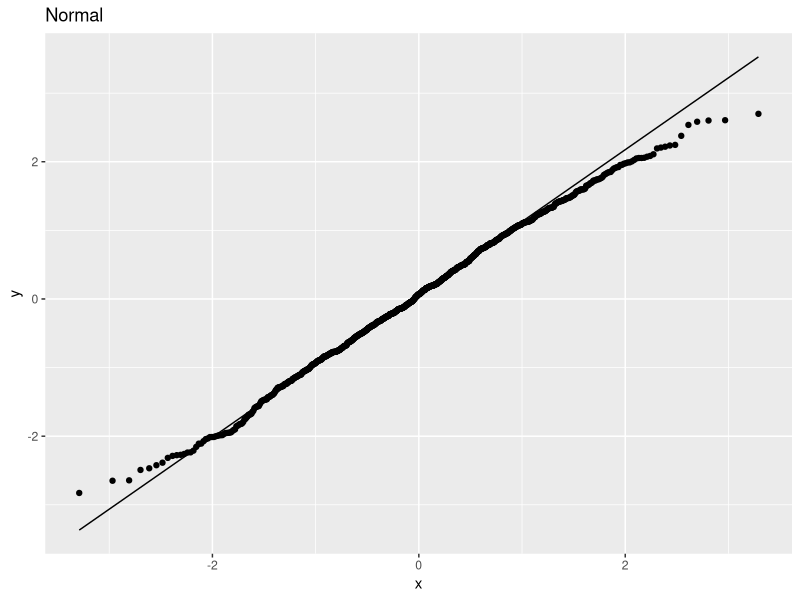
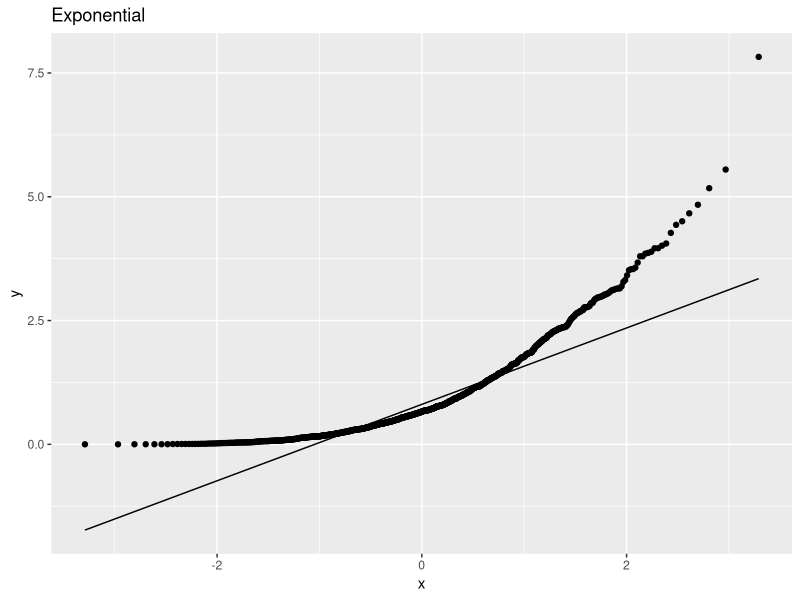
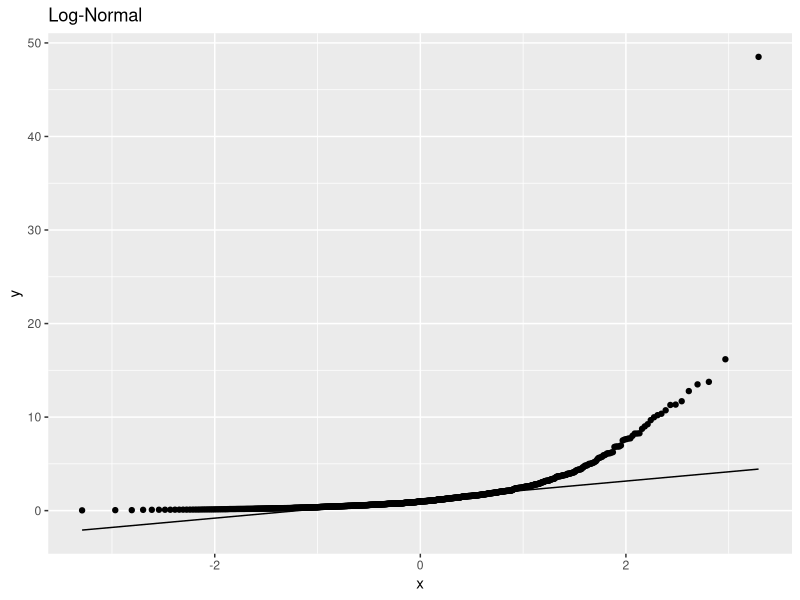
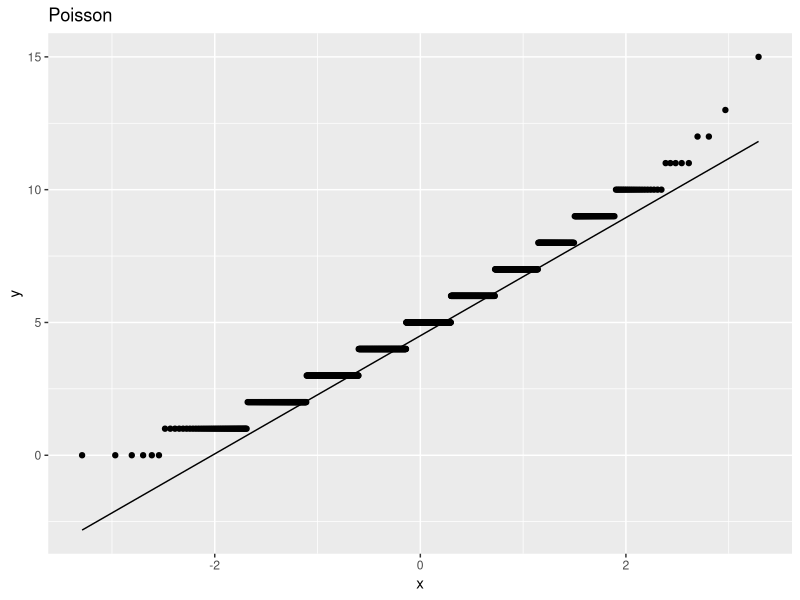
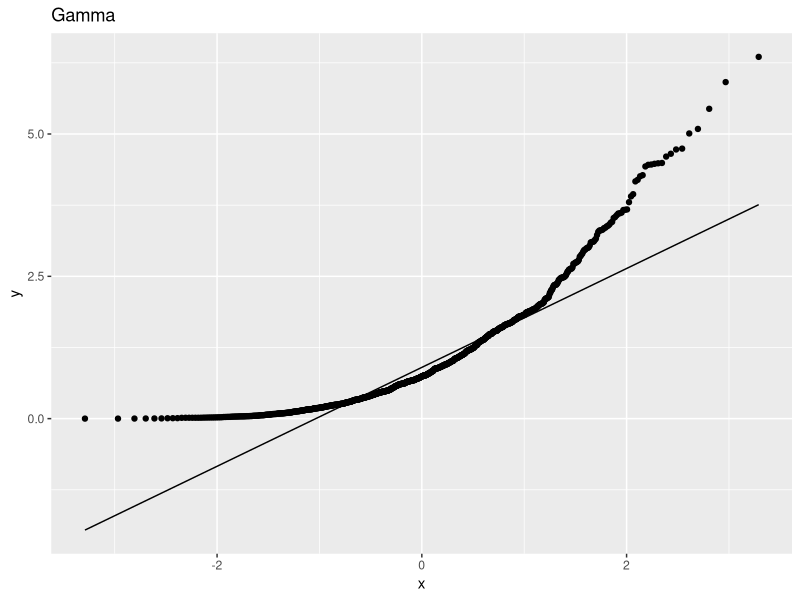
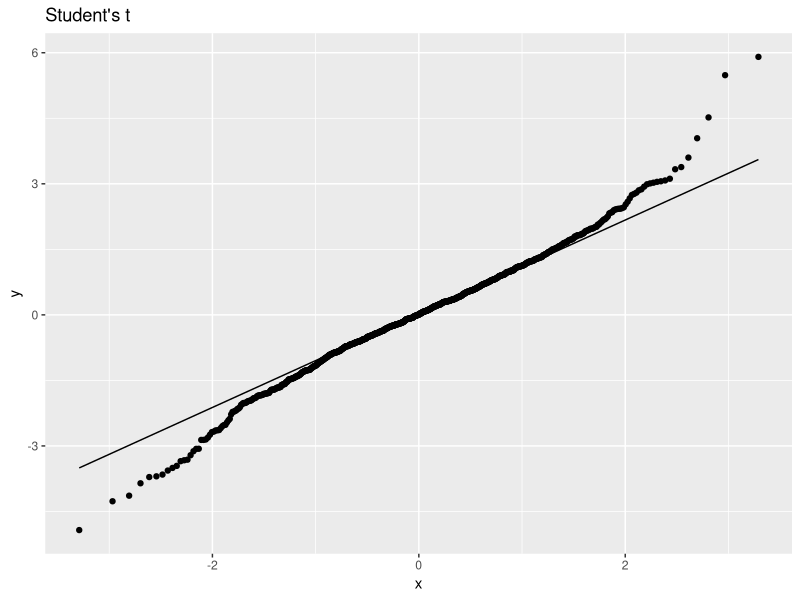
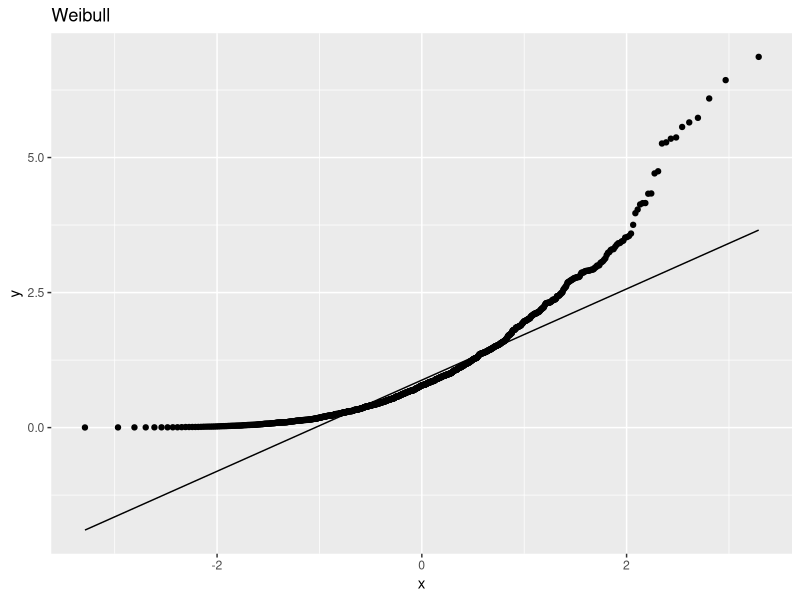
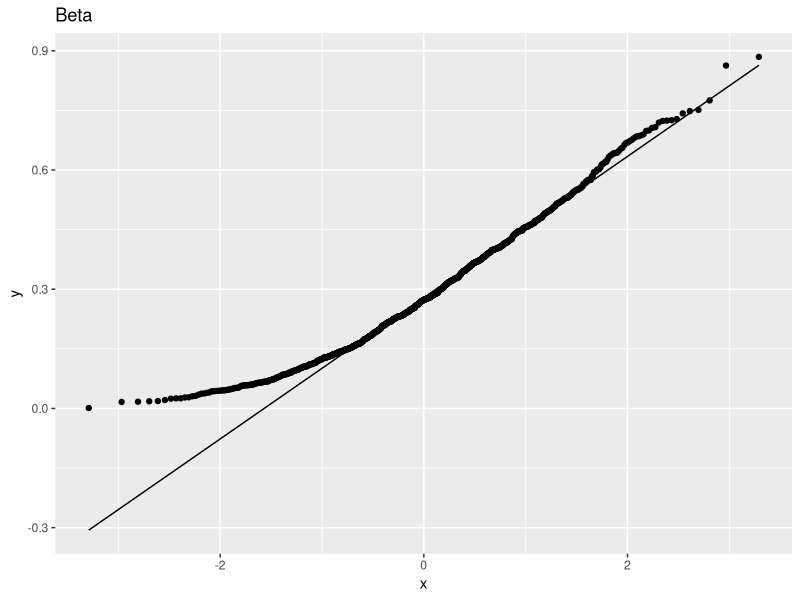

The R source for these figures, in order:
library(ggplot2)

#con datafarmes
#Normal baja kurtosis y skewness:

x <- rnorm(1000, mean = 0, sd = 1)
ggplot(data.frame(x), aes(sample = x)) + stat_qq() + stat_qq_line() + ggtitle("Normal ")
norm_dist <- rnorm(1000, mean = 0, sd = 1)

#Exponential alta kurtosis y low skewness:
x <- rexp(1000, rate = 1)
ggplot(data.frame(x), aes(sample = x)) + stat_qq() + stat_qq_line() + ggtitle("Exponential ")

#Log-normal baja kurtosis y alta skewness:
x <- rlnorm(1000, meanlog = 0, sdlog = 1)
ggplot(data.frame(x), aes(sample = x)) + stat_qq() + stat_qq_line() + ggtitle("Log-Normal ")

#Poisson alta kurtosis y alta skewness:
x <- rpois(1000, lambda = 5)
ggplot(data.frame(x), aes(sample = x)) + stat_qq() + stat_qq_line() + ggtitle("Poisson ")

#Gamma baja kurtosis y baja skewness:
x <- rgamma(1000, shape = 1, rate = 1)
ggplot(data.frame(x), aes(sample = x)) + stat_qq() + stat_qq_line() + ggtitle("Gamma ")

#Student's t alta kurtosis y negativa skewness:
x <- rt(1000, df = 5)
ggplot(data.frame(x), aes(sample = x)) + stat_qq() + stat_qq_line() + ggtitle("Student's t")

#Chi-square alta kurtosis y positivs skewness:
x <- rweibull(1000, shape = 1, scale = 1)
ggplot(data.frame(x), aes(sample = x)) + stat_qq() + stat_qq_line() + ggtitle("Weibull ")

#Beta baja kurtosis y negativa skewness:
x <- rbeta(1000, shape1 = 2, shape2 = 5)
ggplot(data.frame(x), aes(sample = x)) + stat_qq() + stat_qq_line() + ggtitle("Beta ")

x <- rnorm(1000, mean = 0, sd = 1)
qqplot(x,1000, main = "Normal")

#con puero qq plots
y <- rnorm(1000, mean = 0, sd = 1)
qqplot(qnorm(ppoints(500), sd = 3), y,
      main = expression("Q-Q plot para normal"))
qqline(y, distribution = function(p) qnorm(p, sd = 3))
       
y <-rexp(1000, rate = 1)
qqplot(qexp(ppoints(500), rate = 1), y,
       main = expression("Q-Q plot para exp"))
qqline(y, distribution = function(p) qexp(p, rate = 1))
